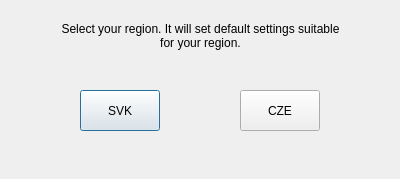
<?xml version="1.0" encoding="UTF-8"?>
<ui version="4.0">
 <class>Region</class>
 <widget class="QDialog" name="Region">
  <property name="geometry">
   <rect>
    <x>0</x>
    <y>0</y>
    <width>400</width>
    <height>179</height>
   </rect>
  </property>
  <property name="windowTitle">
   <string>Region</string>
  </property>
  <widget class="QLabel" name="labelDesc">
   <property name="geometry">
    <rect>
     <x>60</x>
     <y>20</y>
     <width>281</width>
     <height>31</height>
    </rect>
   </property>
   <property name="text">
    <string>Select your region. It will set default settings suitable for your region.</string>
   </property>
   <property name="alignment">
    <set>Qt::AlignCenter</set>
   </property>
   <property name="wordWrap">
    <bool>true</bool>
   </property>
  </widget>
  <widget class="QPushButton" name="pushButtonSVK">
   <property name="geometry">
    <rect>
     <x>80</x>
     <y>90</y>
     <width>80</width>
     <height>41</height>
    </rect>
   </property>
   <property name="text">
    <string>SVK</string>
   </property>
  </widget>
  <widget class="QPushButton" name="pushButtonCZE">
   <property name="geometry">
    <rect>
     <x>240</x>
     <y>90</y>
     <width>80</width>
     <height>41</height>
    </rect>
   </property>
   <property name="text">
    <string>CZE</string>
   </property>
  </widget>
 </widget>
 <resources/>
 <connections/>
</ui>
